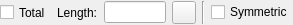
<?xml version="1.0" encoding="UTF-8"?>
<ui version="4.0">
 <class>Ui_TrimAmountOptions</class>
 <widget class="QWidget" name="Ui_TrimAmountOptions">
  <property name="geometry">
   <rect>
    <x>0</x>
    <y>0</y>
    <width>293</width>
    <height>24</height>
   </rect>
  </property>
  <property name="sizePolicy">
   <sizepolicy hsizetype="Preferred" vsizetype="Maximum">
    <horstretch>0</horstretch>
    <verstretch>0</verstretch>
   </sizepolicy>
  </property>
  <property name="windowTitle">
   <string>Trim Amount Options</string>
  </property>
  <property name="toolTip">
   <string>Distance. Negative values for trimming, positive values for extending.</string>
  </property>
  <layout class="QHBoxLayout">
   <property name="spacing">
    <number>6</number>
   </property>
   <property name="leftMargin">
    <number>0</number>
   </property>
   <property name="topMargin">
    <number>1</number>
   </property>
   <property name="rightMargin">
    <number>0</number>
   </property>
   <property name="bottomMargin">
    <number>1</number>
   </property>
   <item>
    <widget class="QCheckBox" name="cbTotalLength">
     <property name="sizePolicy">
      <sizepolicy hsizetype="Preferred" vsizetype="Preferred">
       <horstretch>0</horstretch>
       <verstretch>0</verstretch>
      </sizepolicy>
     </property>
     <property name="toolTip">
      <string>The input length is used as total length after trimming, instead of length increase</string>
     </property>
     <property name="text">
      <string>Total</string>
     </property>
    </widget>
   </item>
   <item>
    <widget class="QLabel" name="lDist">
     <property name="sizePolicy">
      <sizepolicy hsizetype="Preferred" vsizetype="Preferred">
       <horstretch>0</horstretch>
       <verstretch>0</verstretch>
      </sizepolicy>
     </property>
     <property name="minimumSize">
      <size>
       <width>0</width>
       <height>0</height>
      </size>
     </property>
     <property name="text">
      <string>Length:</string>
     </property>
     <property name="alignment">
      <set>Qt::AlignLeading|Qt::AlignLeft|Qt::AlignVCenter</set>
     </property>
     <property name="wordWrap">
      <bool>false</bool>
     </property>
    </widget>
   </item>
   <item>
    <widget class="QLineEdit" name="leDist">
     <property name="sizePolicy">
      <sizepolicy hsizetype="Maximum" vsizetype="Fixed">
       <horstretch>40</horstretch>
       <verstretch>22</verstretch>
      </sizepolicy>
     </property>
     <property name="maximumSize">
      <size>
       <width>64</width>
       <height>16777215</height>
      </size>
     </property>
     <property name="toolTip">
      <string>Distance. Negative values for trimming, positive values for extending. Negative sign is ignored when trimming to final total length.</string>
     </property>
     <property name="toolTipDuration">
      <number>2</number>
     </property>
     <property name="maxLength">
      <number>32769</number>
     </property>
    </widget>
   </item>
   <item>
    <widget class="QToolButton" name="tbPickLength">
     <property name="toolTip">
      <string>Pick length from drawing</string>
     </property>
     <property name="text">
      <string/>
     </property>
     <property name="icon">
      <iconset resource="../../../../res/icons/icons.qrc">
       <normaloff>:/icons/interactive_pick_distance.lci</normaloff>:/icons/interactive_pick_distance.lci</iconset>
     </property>
    </widget>
   </item>
   <item>
    <widget class="Line" name="line">
     <property name="orientation">
      <enum>Qt::Vertical</enum>
     </property>
    </widget>
   </item>
   <item>
    <widget class="QCheckBox" name="cbSymmetric">
     <property name="sizePolicy">
      <sizepolicy hsizetype="Preferred" vsizetype="Fixed">
       <horstretch>0</horstretch>
       <verstretch>0</verstretch>
      </sizepolicy>
     </property>
     <property name="toolTip">
      <string>If checked, trim/extension is performed for both sides of line.</string>
     </property>
     <property name="text">
      <string>Symmetric</string>
     </property>
    </widget>
   </item>
   <item>
    <spacer name="horizontalSpacer">
     <property name="orientation">
      <enum>Qt::Horizontal</enum>
     </property>
     <property name="sizeHint" stdset="0">
      <size>
       <width>0</width>
       <height>20</height>
      </size>
     </property>
    </spacer>
   </item>
  </layout>
 </widget>
 <layoutdefault spacing="6" margin="11"/>
 <resources>
  <include location="../../../../res/icons/icons.qrc"/>
 </resources>
 <connections/>
</ui>
